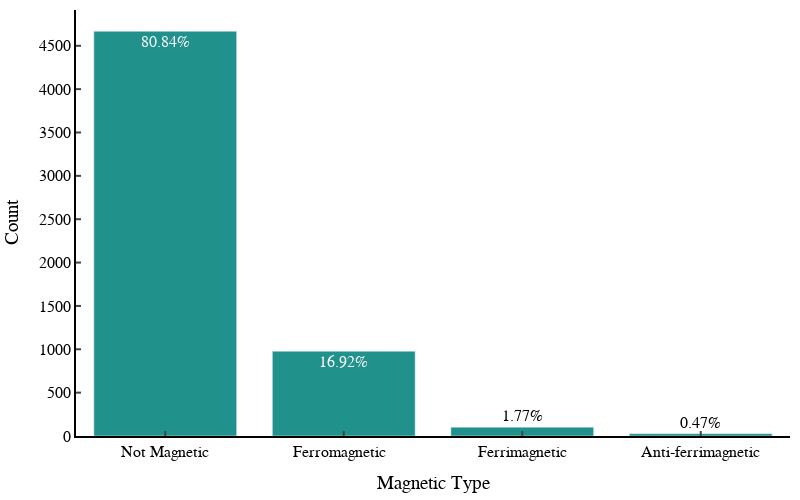

The notebook cell this image was saved under:
### Markdown cell above
## Magnetic

### Code cell
# Define a dictionary to map the old names to the new names
name_mapping_magnet = {
    'NM': 'Not Magnetic',
    'FM': 'Ferromagnetic  ',
    'FiM': 'Ferrimagnetic',
    'AFM': 'Anti-ferrimagnetic',
}

# Replace the values in the sc_class column with the new names
df_MP["magnetic_type_named"] = df_MP["magnetic_type"].map(name_mapping_magnet)

magnetic_types_count = df_MP["magnetic_type_named"].value_counts()
precentages = (df_MP["magnetic_type_named"].value_counts()/len(df_MP))*100
# Create a bar plot
data = [go.Bar(x=magnetic_types_count.index,
               y=magnetic_types_count.values,
               text= [f'{x:.2f}%' for x in precentages],
               textposition='auto',
               marker = dict(color='rgb(33, 145, 140)'))]

# Create the layout
layout = go.Layout(xaxis=dict(title="Magnetic Type", showline=True, linewidth=2, linecolor='black',
                              ticks='inside', tickwidth=2, ticklen=5),
                   yaxis=dict(title="Count", showline=True, linewidth=2, linecolor='black',
                              ticks='inside', tickwidth=2, ticklen=5), 
                   width=800,
                   height=500,
                   plot_bgcolor='white',
                   paper_bgcolor='white', 
                   font=dict(family='Helvetica', size=16, color='black'),
                   margin=dict(l=10, r=10, b=10, t=10))

# Create the figure
fig = go.Figure(data=data, layout=layout)

# Show the figure
fig.show()

### Figure 1 — Plotly figure (JSON) as saved in the notebook; plotly's stock layout.template omitted (floating-point values rounded to 4 significant figures)
{"data": [{"marker": {"color": "rgb(33, 145, 140)"}, "text": ["80.84%", "16.92%", "1.77%", "0.47%"], "textposition": "auto", "type": "bar", "x": ["Not Magnetic", "Ferromagnetic  ", "Ferrimagnetic", "Anti-ferrimagnetic"], "y": [4667, 977, 102, 27]}], "layout": {"font": {"color": "black", "family": "Helvetica", "size": 16}, "height": 500, "margin": {"b": 10, "l": 10, "r": 10, "t": 10}, "paper_bgcolor": "white", "plot_bgcolor": "white", "width": 800, "xaxis": {"linecolor": "black", "linewidth": 2, "showline": true, "ticklen": 5, "ticks": "inside", "tickwidth": 2, "title": {"text": "Magnetic Type"}}, "yaxis": {"linecolor": "black", "linewidth": 2, "showline": true, "ticklen": 5, "ticks": "inside", "tickwidth": 2, "title": {"text": "Count"}}}}
